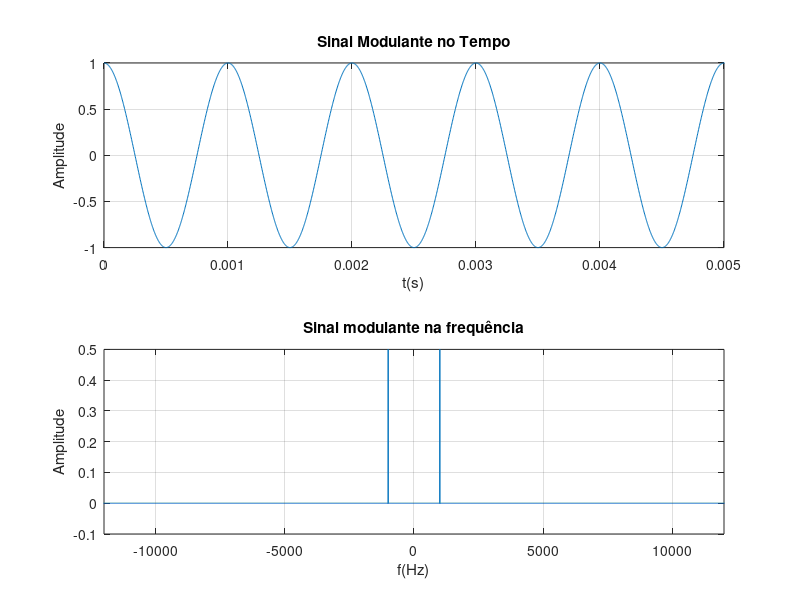
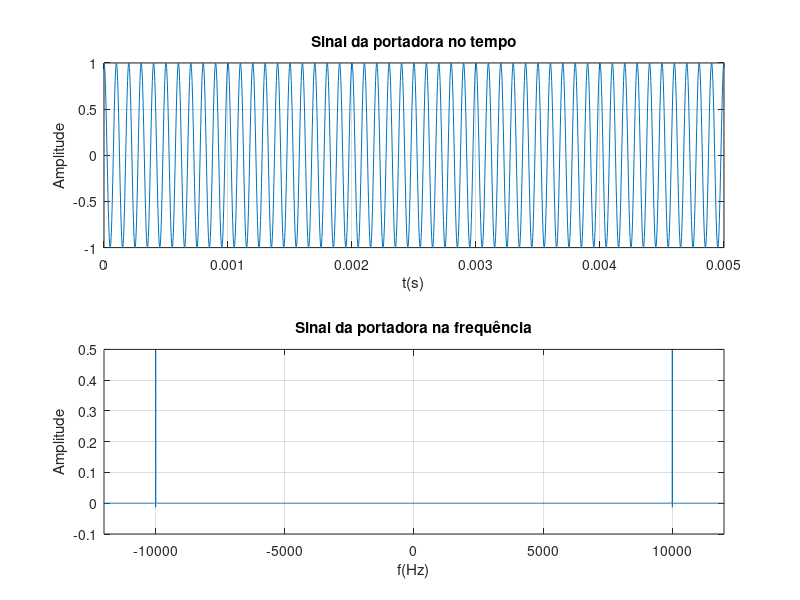
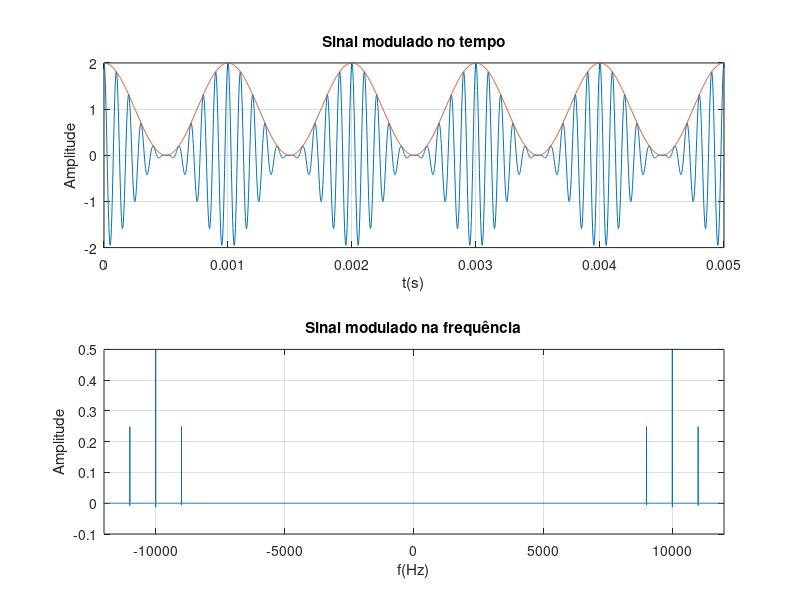

These figures' MATLAB source, in order:
clc; close all; clear all;  % Limpa a janela de comando, fecha todas as janelas de figuras e remove todas as variáveis do workspace.

Fmodulante = 1000;              
Tmodulante = 1/Fmodulante;             
phimodulante = 0;              
Amodulante = 1;                

fportadora = 10000;              
Tportadora = 1/fportadora;              
phiportadora = 0;           
Aportadora = 1;                

% Definindo parâmetros de amostragem
fs = 40 * fportadora;           % Frequência de amostragem (40 vezes a frequência do terceiro sinal)
ts = 1/fs;             % Intervalo de amostragem
t = 0 : ts : 1;        % Vetor de tempo de 0 a 1 segundo com passo de amostragem ts

m = 1;
A0 = Amodulante / m;

% Domínio do tempo
m_t = Amodulante*cos(2*pi*Fmodulante*t + phimodulante);
c_t = Aportadora*cos(2*pi*fportadora*t + phiportadora);
s_t = (m_t .* c_t) + (A0 .* c_t);

% Vetor da frequência:
df = length(t) / (fs+1);
f = -fs/2 : df : fs/2;

% Domínio da frequência
X_Fmodulante = fft(m_t)/length(m_t);
X_Fmodulante = fftshift(X_Fmodulante);

X_fportadora = fft(c_t)/length(c_t);
X_fportadora = fftshift(X_fportadora);

X_Fmodulado = fft(s_t)/length(s_t);
X_Fmodulado = fftshift(X_Fmodulado);

%PLotando no domínio do tempo
figure(1);

subplot(2,1,1)
plot(t,m_t);
xlim([0 5*(1/Fmodulante)]);
ylabel('Amplitude');
xlabel('t(s)');
title('Sinal Modulante no Tempo');
grid on;

subplot(2,1,2)
plot(f,X_Fmodulante);
xlim([-12000 12000]);
ylabel('Amplitude');
xlabel('f(Hz)');
title('Sinal modulante na frequência');
grid on;

%Plotando no domínio da frequência
figure(2)

subplot(2,1,1)
plot(t,c_t);
xlim([0 5*(1/Fmodulante)]);
ylabel('Amplitude');
xlabel('t(s)');
title('Sinal da portadora no tempo');
grid on;

subplot(2,1,2)
plot(f,X_fportadora);
xlim([-12000 12000]);
ylabel('Amplitude');
xlabel('f(Hz)');
title('Sinal da portadora na frequência');
grid on;

figure(3)

subplot(2,1,1)
plot(t,s_t);
xlim([0 5*(1/Fmodulante)]);
ylabel('Amplitude');
xlabel('t(s)');
title('Sinal modulado no tempo');
grid on;
hold on;
plot(t,(m_t +A0));

subplot(2,1,2)
plot(f,X_Fmodulado);
xlim([-12000 12000]);
ylabel('Amplitude');
xlabel('f(Hz)');
title('Sinal modulado na frequência');
grid on;

